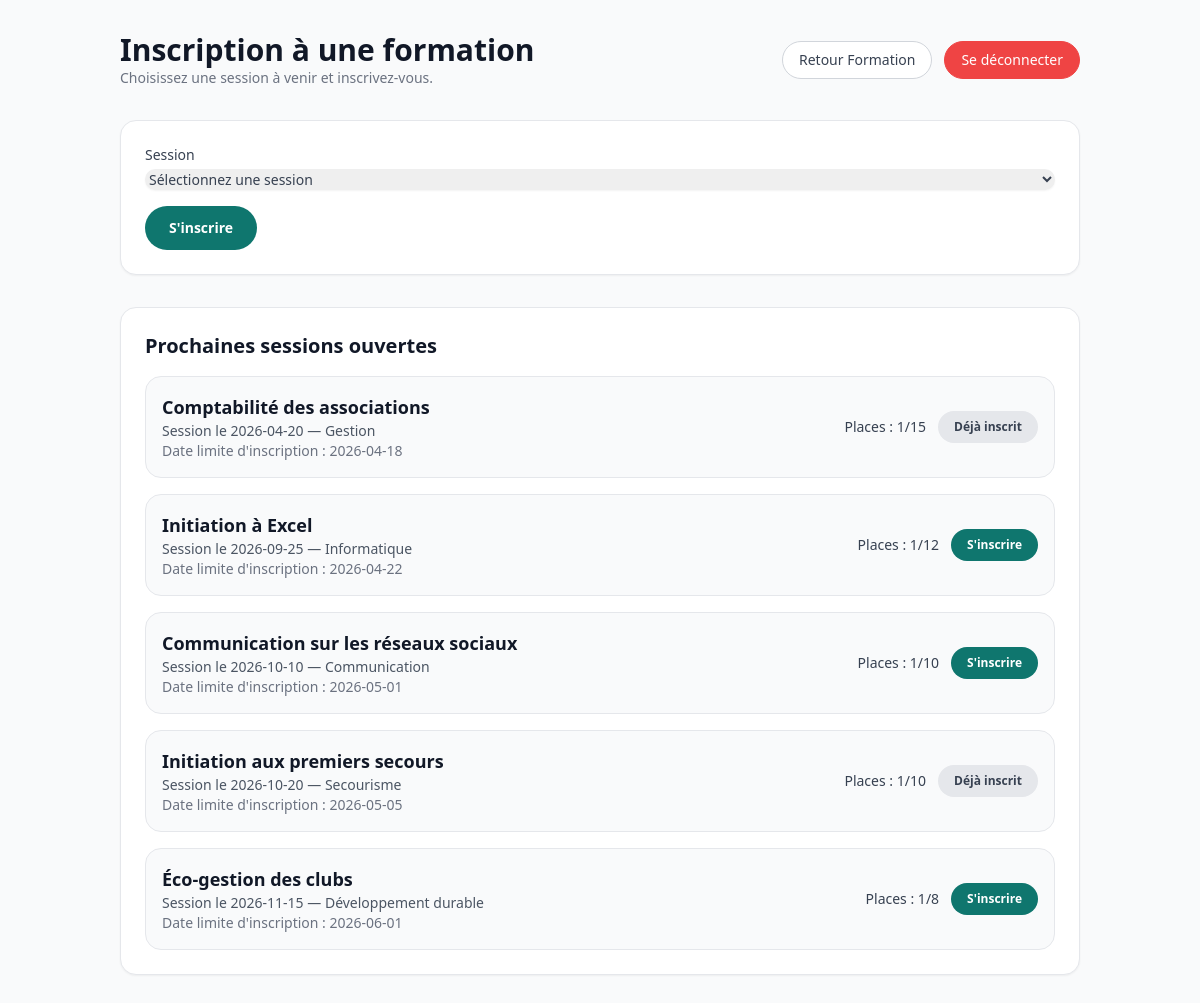
/formation/inscription/index.php (signed in), run on the app's committed database.
### tables this page shows
CREATE TABLE session(
   id INT,
   date_limite DATE NOT NULL,
   date_de_session VARCHAR(200) NOT NULL,
   id_formation INT NOT NULL,
   PRIMARY KEY(id),
   FOREIGN KEY(id_formation) REFERENCES formation(id)
);

CREATE TABLE formation(
   id INT,
   labell VARCHAR(50) NOT NULL,
   max_participant INT NOT NULL,
   objectifs VARCHAR(300),
   cout INT NOT NULL,
   public VARCHAR(50),
   PRIMARY KEY(id)
);

### formation/inscription/index.php (the view, shortened to what this page needs)
<?php
require_once __DIR__ . '/../../include/bd.php';
function h($s) { return htmlspecialchars($s ?? '', ENT_QUOTES, 'UTF-8'); }
$userId = $_SESSION['id'];
$registeredSessionsStmt = $pdo->prepare('SELECT id_session FROM inscription WHERE id_utilisateur = :user');
$registeredSessionsStmt->execute([':user' => $userId]);
$registeredSessionIds = array_column($registeredSessionsStmt->fetchAll(), 'id_session');
$sessions = $pdo->query('SELECT s.id, s.date_de_session, s.date_limite, f.labell, f.max_participant, GROUP_CONCAT(d.labell SEPARATOR ", ") AS domaines, COUNT(i.id_session) AS inscriptions_count FROM session s JOIN formation f ON s.id_formation = f.id LEFT JOIN dom_forma df ON f.id = df.id LEFT JOIN domaine d ON df.id_domaine = d.id_domaine LEFT JOIN inscription i ON s.id = i.id_session AND i.etat IN ("enregistré", "validé") WHERE s.date_de_session >= CURDATE() AND s.date_limite >= CURDATE() GROUP BY s.id, s.date_de_session, s.date_limite, f.labell, f.max_participant ORDER BY s.date_de_session ASC')->fetchAll();
?>
<!DOCTYPE html>
<html lang="fr">
<?php require_once __DIR__ . '/../../include/header.php' ?>
<body class="min-h-screen bg-gray-50 text-gray-900">
    <main class="max-w-5xl mx-auto px-4 sm:px-6 lg:px-8 py-8">
        <header class="mb-8 flex flex-col sm:flex-row sm:items-center sm:justify-between gap-4">
            <div>
                <h1 class="text-3xl font-bold text-gray-900">Inscription à une formation</h1>
                <p class="text-sm text-gray-500">Choisissez une session à venir et inscrivez-vous.</p>
            </div>
            <div class="flex flex-wrap gap-3">
                <a href="../" class="inline-flex items-center rounded-full border border-gray-300 bg-white px-4 py-2 text-sm font-medium text-gray-700 hover:bg-gray-50">Retour Formation</a>
                <a href="../../deconnexion.php" class="inline-flex items-center rounded-full border border-red-500 bg-red-500 px-4 py-2 text-sm font-medium text-white hover:bg-red-600">Se déconnecter</a>
            </div>
        </header>
        <section class="mb-8 bg-white border border-gray-200 rounded-2xl shadow-sm p-6">
            <form method="post" class="space-y-4">
                <label class="block text-sm text-gray-700">
                    <span>Session</span>
                    <select name="session_id" class="mt-1 block w-full rounded-xl border-gray-300 shadow-sm focus:border-indigo-500 focus:ring-indigo-500" required>
                        <option value="">Sélectionnez une session</option>
                    </select>
                </label>
                <button type="submit" class="rounded-full bg-m2l-primary px-6 py-3 text-sm font-semibold text-white hover:bg-emerald-600">S'inscrire</button>
            </form>
        </section>
        <section class="bg-white border border-gray-200 rounded-2xl shadow-sm p-6">
            <h2 class="text-xl font-semibold text-gray-900 mb-4">Prochaines sessions ouvertes</h2>
            <div class="space-y-4">
                <?php if (empty($sessions)): ?>
                    <p class="text-gray-500">Aucune session à venir disponible pour le moment.</p>
                <?php else: ?>
                    <?php foreach ($sessions as $session): ?>
                        <?php $isRegistered = in_array($session['id'], $registeredSessionIds, true); ?>
                        <div class="rounded-2xl border border-gray-200 p-4 bg-gray-50">
                            <div class="flex flex-col sm:flex-row sm:items-center sm:justify-between gap-3">
                                <div>
                                    <h3 class="text-lg font-semibold text-gray-900"><?= h($session['labell']) ?></h3>
                                    <p class="text-sm text-gray-600">Session le <?= h($session['date_de_session']) ?> — <?= h($session['domaines']) ?></p>
                                    <p class="text-sm text-gray-500">Date limite d'inscription : <?= h($session['date_limite']) ?></p>
                                </div>
                                <div class="flex items-center gap-3">
                                    <p class="text-sm text-gray-700">Places : <?= (int)$session['inscriptions_count'] ?>/<?= (int)$session['max_participant'] ?></p>
                                    <?php if ($isRegistered): ?>
                                        <span class="rounded-full bg-gray-200 px-4 py-2 text-xs font-semibold text-gray-700">Déjà inscrit</span>
                                    <?php else: ?>
                                        <button type="button" onclick="document.querySelector('select[name=session_id]').value='<?= (int)$session['id'] ?>'; document.querySelector('form').submit();" class="rounded-full bg-m2l-primary px-4 py-2 text-xs font-semibold text-white hover:bg-emerald-600">S'inscrire</button>
                                    <?php endif; ?>
                                </div>
                            </div>
                        </div>
                    <?php endforeach; ?>
                <?php endif; ?>
            </div>
        </section>
    </main>
</body>
</html>

### style.css (style rules this page uses)
.bg-m2l-primary { background-color: #0f766e !important; }
.text-white { color: #fff !important; }

### data on the page
session: id_formation.labell "Comptabilité des associations", date_de_session "2026-04-20", domaines "Gestion", date_limite "2026-04-18", inscriptions_count "1", id_formation.max_participant "15", shows "Déjà inscrit"
session: id_formation.labell "Initiation à Excel", date_de_session "2026-09-25", domaines "Informatique", date_limite "2026-04-22", inscriptions_count "1", id_formation.max_participant "12", $session['id'] 2 (drawn)
session: id_formation.labell "Communication sur les réseaux sociaux", date_de_session "2026-10-10", domaines "Communication", date_limite "2026-05-01", inscriptions_count "1", id_formation.max_participant "10", $session['id'] 3 (drawn)
session: id_formation.labell "Initiation aux premiers secours", date_de_session "2026-10-20", domaines "Secourisme", date_limite "2026-05-05", inscriptions_count "1", id_formation.max_participant "10", shows "Déjà inscrit"
session: id_formation.labell "Éco-gestion des clubs", date_de_session "2026-11-15", domaines "Développement durable", date_limite "2026-06-01", inscriptions_count "1", id_formation.max_participant "8", $session['id'] 5 (drawn)
